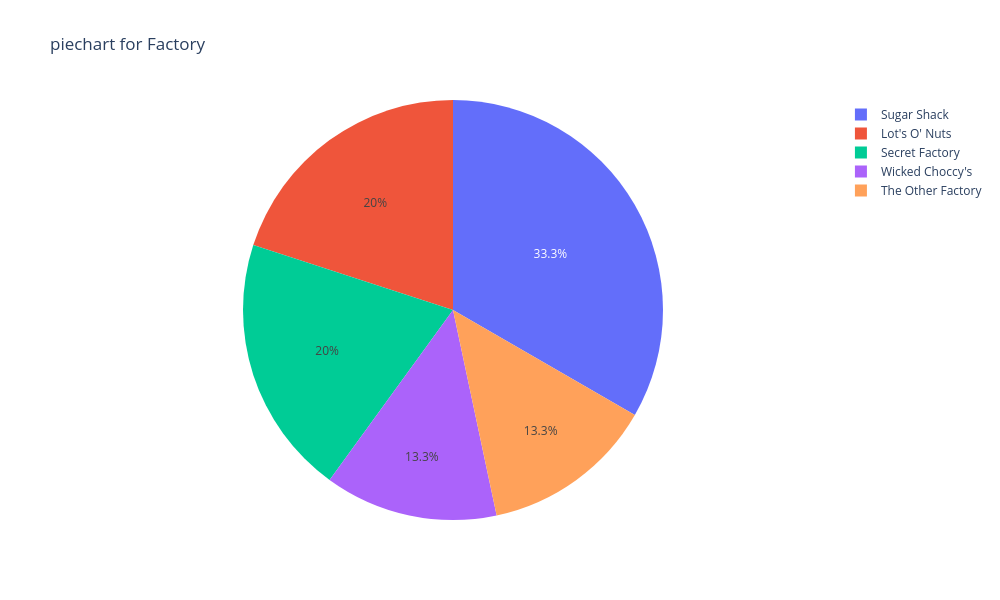

This figure's notebook cell:
### Code cell
value = df["Factory"].value_counts().reset_index()
value.columns=['Factory','count']
fig = px.pie(value,values="count",names="Factory",title="piechart for Factory")
fig.update_layout(
    width=1000,
    height = 600
)
fig.show()

### Figure 1 — Plotly figure (JSON) as saved in the notebook; plotly's stock layout.template omitted (floating-point values rounded to 4 significant figures)
{"data": [{"domain": {"x": [0, 1], "y": [0, 1]}, "hovertemplate": "Factory=%{label}<br>count=%{value}<extra></extra>", "labels": ["Sugar Shack", "Lot's O' Nuts", "Secret Factory", "Wicked Choccy's", "The Other Factory"], "legendgroup": "", "name": "", "showlegend": true, "type": "pie", "values": [5, 3, 3, 2, 2]}], "layout": {"height": 600, "legend": {"tracegroupgap": 0}, "title": {"text": "piechart for Factory"}, "width": 1000}}
